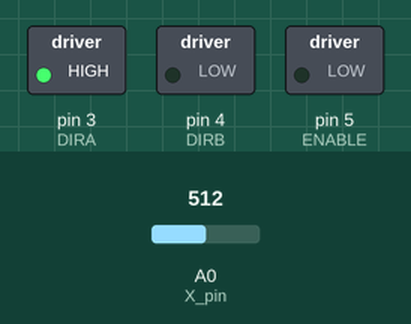
Simulated run of this sketch. Board: Arduino Uno, built with avr-gcc and run on an emulated ATmega328P. Parts: switched loads named in the sketch (green lamp = pin HIGH). The inputs (shaded band) are chosen by the test bench; at power-on: A0 (X_pin) = 512.

Above: at 1.2 s.
1.3 s: A0 (X_pin) set to 531
At 1.9 s:
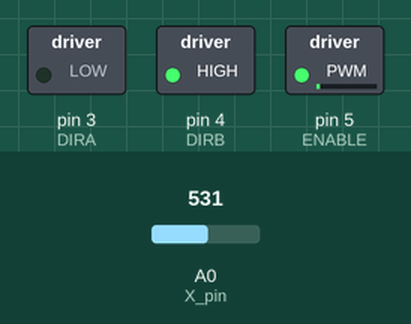
2.8 s: A0 (X_pin) set to 511
At 4.0 s:
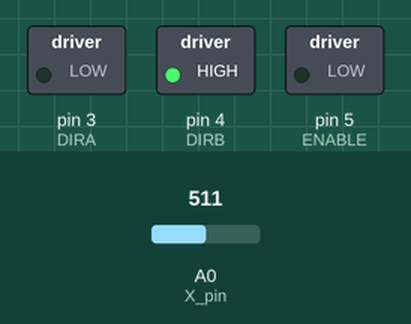
4.3 s: A0 (X_pin) set to 306
At 5.4 s:
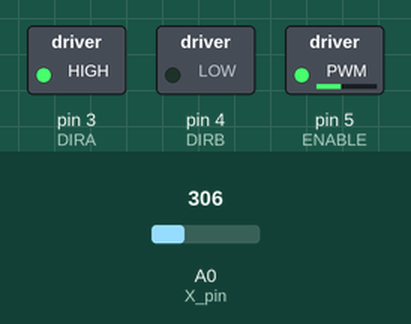
5.8 s: A0 (X_pin) set to 122
At 6.5 s:
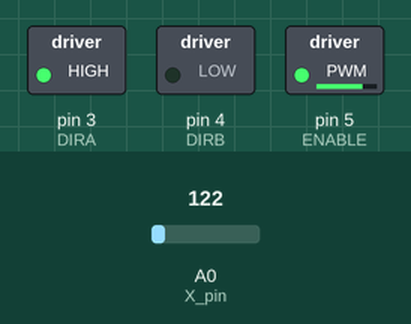
7.3 s: A0 (X_pin) set to 716
At 7.6 s:
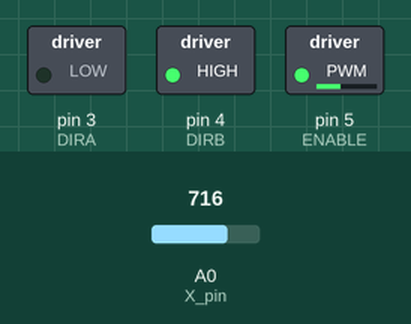
Timing chart, 0 to 9.8 s (numbered marks = the images above; inputs shaded):
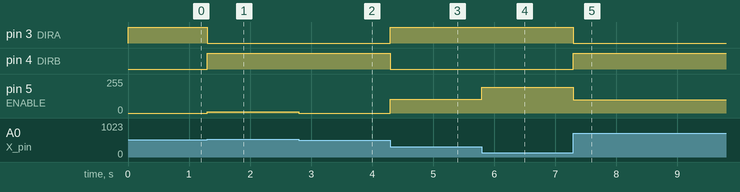

The sketch:

DC_MotorTestPWMandJoistick.ino
```cpp
//www.elegoo.com
//2016.12.12

/************************
  Exercise the motor using
  the L293D chip
************************/

#define ENABLE 5
#define DIRA 3
#define DIRB 4
#define MIN_SPEED 60
#define TOLLERANZA 2

const int X_pin = 0; // analog pin connected to X output

int i;

void setup() {
  //---set pin direction
  pinMode(ENABLE, OUTPUT);
  pinMode(DIRA, OUTPUT);
  pinMode(DIRB, OUTPUT);
  //Serial.begin(9600);
  digitalWrite(DIRA, HIGH); //one way
  digitalWrite(DIRB, LOW);
  //Serial.println("joya\tjoyb\tspeed");
}

void loop() {
  //Serial.println("PWM speed test");
  //Serial.println("Avanti");
  unsigned int joy = analogRead(X_pin);
  if ( joy > ( 513 + TOLLERANZA ) ) {
    //Serial.print(joy);
    //Serial.print("\t");
    joy = joy - 512;
    //Serial.print(joy);
    //Serial.print("\t");
    unsigned char speed = map(joy, 0, 511, 0, 255);
    digitalWrite(DIRA, LOW); //one way
    digitalWrite(DIRB, HIGH);
    analogWrite(ENABLE, speed);
    //Serial.println(speed);
  } else if ( joy < (513 - TOLLERANZA) ) {
    //Serial.print(joy);
    //Serial.print("\t");
    joy = 511 - joy;
    //Serial.print(joy);
    //Serial.print("\t");
    unsigned char speed = map(joy, 0, 511, 0, 255);
    digitalWrite(DIRA, HIGH); //one way
    digitalWrite(DIRB, LOW);
    analogWrite(ENABLE, speed);
    //Serial.println(speed);
  } else {
    analogWrite(ENABLE, 0);
  }
  //delay(100);
}
```

Measured:
- the behaviour switches between 515 and 516 on A0 (X_pin) (found by bisection; images 0 and 1)
- after the input at 1.3 s, pin 3 (DIRA): HIGH → LOW at once; pin 4 (DIRB): LOW → HIGH at once; pin 5 (ENABLE): 0/255 → 9/255 at once
- after the input at 2.8 s, pin 5 (ENABLE): 9/255 → 0/255 at once
- after the input at 4.3 s, pin 3 (DIRA): LOW → HIGH at once; pin 4 (DIRB): HIGH → LOW at once; pin 5 (ENABLE): 0/255 → 102/255 at once
- after the input at 5.8 s, pin 5 (ENABLE): 102/255 → 194/255 at once
- after the input at 7.3 s, pin 3 (DIRA): HIGH → LOW at once; pin 4 (DIRB): LOW → HIGH at once; pin 5 (ENABLE): 194/255 → 101/255 at once
